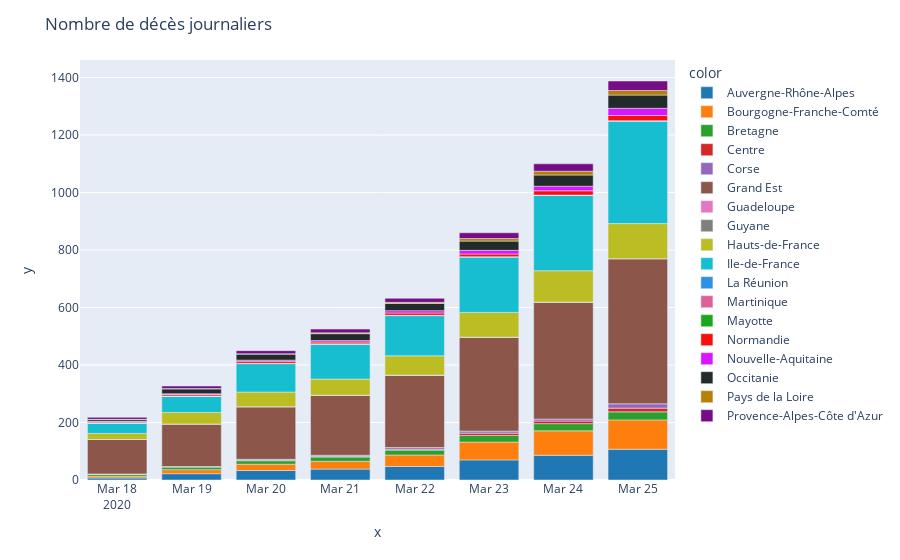

Notebook cell for this chart:
### Code cell
fig = px.bar(x=df_region['jour'], y = df_region['dc'], color=df_region["regionName"], color_discrete_sequence=colors)
fig.update_layout(
    title_text='Nombre de décès journaliers'
)
fig.show()
df_region[df_region["regionName"] == "Auvergne-Rhône-Alpes"]

### Figure 1 — Plotly figure (JSON) as saved in the notebook; plotly's stock layout.template omitted (floating-point values rounded to 4 significant figures)
{"data": [{"alignmentgroup": "True", "hoverlabel": {"namelength": 0}, "hovertemplate": "color=Auvergne-Rhône-Alpes<br>x=%{x}<br>y=%{y}", "legendgroup": "Auvergne-Rhône-Alpes", "marker": {"color": "#1F77B4"}, "name": "Auvergne-Rhône-Alpes", "offsetgroup": "Auvergne-Rhône-Alpes", "orientation": "v", "showlegend": true, "textposition": "auto", "type": "bar", "x": ["2020-03-18", "2020-03-19", "2020-03-20", "2020-03-21", "2020-03-22", "2020-03-23", "2020-03-24", "2020-03-25"], "xaxis": "x", "y": [7, 22, 33, 38, 47, 70, 86, 107], "yaxis": "y"}, {"alignmentgroup": "True", "hoverlabel": {"namelength": 0}, "hovertemplate": "color=Bourgogne-Franche-Comté<br>x=%{x}<br>y=%{y}", "legendgroup": "Bourgogne-Franche-Comté", "marker": {"color": "#FF7F0E"}, "name": "Bourgogne-Franche-Comté", "offsetgroup": "Bourgogne-Franche-Comté", "orientation": "v", "showlegend": true, "textposition": "auto", "type": "bar", "x": ["2020-03-18", "2020-03-19", "2020-03-20", "2020-03-21", "2020-03-22", "2020-03-23", "2020-03-24", "2020-03-25"], "xaxis": "x", "y": [6, 14, 22, 27, 40, 62, 85, 102], "yaxis": "y"}, {"alignmentgroup": "True", "hoverlabel": {"namelength": 0}, "hovertemplate": "color=Bretagne<br>x=%{x}<br>y=%{y}", "legendgroup": "Bretagne", "marker": {"color": "#2CA02C"}, "name": "Bretagne", "offsetgroup": "Bretagne", "orientation": "v", "showlegend": true, "textposition": "auto", "type": "bar", "x": ["2020-03-18", "2020-03-19", "2020-03-20", "2020-03-21", "2020-03-22", "2020-03-23", "2020-03-24", "2020-03-25"], "xaxis": "x", "y": [7, 9, 12, 15, 17, 23, 25, 28], "yaxis": "y"}, {"alignmentgroup": "True", "hoverlabel": {"namelength": 0}, "hovertemplate": "color=Centre<br>x=%{x}<br>y=%{y}", "legendgroup": "Centre", "marker": {"color": "#D62728"}, "name": "Centre", "offsetgroup": "Centre", "orientation": "v", "showlegend": true, "textposition": "auto", "type": "bar", "x": ["2020-03-18", "2020-03-19", "2020-03-20", "2020-03-21", "2020-03-22", "2020-03-23", "2020-03-24", "2020-03-25"], "xaxis": "x", "y": [1, 1, 2, 2, 3, 8, 9, 13], "yaxis": "y"}, {"alignmentgroup": "True", "hoverlabel": {"namelength": 0}, "hovertemplate": "color=Corse<br>x=%{x}<br>y=%{y}", "legendgroup": "Corse", "marker": {"color": "#9467BD"}, "name": "Corse", "offsetgroup": "Corse", "orientation": "v", "showlegend": true, "textposition": "auto", "type": "bar", "x": ["2020-03-18", "2020-03-19", "2020-03-20", "2020-03-21", "2020-03-22", "2020-03-23", "2020-03-24", "2020-03-25"], "xaxis": "x", "y": [0, 1, 3, 4, 6, 7, 7, 15], "yaxis": "y"}, {"alignmentgroup": "True", "hoverlabel": {"namelength": 0}, "hovertemplate": "color=Grand Est<br>x=%{x}<br>y=%{y}", "legendgroup": "Grand Est", "marker": {"color": "#8C564B"}, "name": "Grand Est", "offsetgroup": "Grand Est", "orientation": "v", "showlegend": true, "textposition": "auto", "type": "bar", "x": ["2020-03-18", "2020-03-19", "2020-03-20", "2020-03-21", "2020-03-22", "2020-03-23", "2020-03-24", "2020-03-25"], "xaxis": "x", "y": [120, 148, 183, 209, 252, 327, 407, 505], "yaxis": "y"}, {"alignmentgroup": "True", "hoverlabel": {"namelength": 0}, "hovertemplate": "color=Guadeloupe<br>x=%{x}<br>y=%{y}", "legendgroup": "Guadeloupe", "marker": {"color": "#E377C2"}, "name": "Guadeloupe", "offsetgroup": "Guadeloupe", "orientation": "v", "showlegend": true, "textposition": "auto", "type": "bar", "x": ["2020-03-18", "2020-03-19", "2020-03-20", "2020-03-21", "2020-03-22", "2020-03-23", "2020-03-24", "2020-03-25"], "xaxis": "x", "y": [0, 0, 0, 0, 0, 0, 0, 0], "yaxis": "y"}, {"alignmentgroup": "True", "hoverlabel": {"namelength": 0}, "hovertemplate": "color=Guyane<br>x=%{x}<br>y=%{y}", "legendgroup": "Guyane", "marker": {"color": "#7F7F7F"}, "name": "Guyane", "offsetgroup": "Guyane", "orientation": "v", "showlegend": true, "textposition": "auto", "type": "bar", "x": ["2020-03-18", "2020-03-19", "2020-03-20", "2020-03-21", "2020-03-22", "2020-03-23", "2020-03-24", "2020-03-25"], "xaxis": "x", "y": [0, 0, 0, 0, 0, 0, 0, 0], "yaxis": "y"}, {"alignmentgroup": "True", "hoverlabel": {"namelength": 0}, "hovertemplate": "color=Hauts-de-France<br>x=%{x}<br>y=%{y}", "legendgroup": "Hauts-de-France", "marker": {"color": "#BCBD22"}, "name": "Hauts-de-France", "offsetgroup": "Hauts-de-France", "orientation": "v", "showlegend": true, "textposition": "auto", "type": "bar", "x": ["2020-03-18", "2020-03-19", "2020-03-20", "2020-03-21", "2020-03-22", "2020-03-23", "2020-03-24", "2020-03-25"], "xaxis": "x", "y": [21, 40, 51, 56, 67, 86, 109, 122], "yaxis": "y"}, {"alignmentgroup": "True", "hoverlabel": {"namelength": 0}, "hovertemplate": "color=Ile-de-France<br>x=%{x}<br>y=%{y}", "legendgroup": "Ile-de-France", "marker": {"color": "#17BECF"}, "name": "Ile-de-France", "offsetgroup": "Ile-de-France", "orientation": "v", "showlegend": true, "textposition": "auto", "type": "bar", "x": ["2020-03-18", "2020-03-19", "2020-03-20", "2020-03-21", "2020-03-22", "2020-03-23", "2020-03-24", "2020-03-25"], "xaxis": "x", "y": [36, 56, 99, 122, 140, 193, 262, 357], "yaxis": "y"}, {"alignmentgroup": "True", "hoverlabel": {"namelength": 0}, "hovertemplate": "color=La Réunion<br>x=%{x}<br>y=%{y}", "legendgroup": "La Réunion", "marker": {"color": "#2E91E5"}, "name": "La Réunion", "offsetgroup": "La Réunion", "orientation": "v", "showlegend": true, "textposition": "auto", "type": "bar", "x": ["2020-03-18", "2020-03-19", "2020-03-20", "2020-03-21", "2020-03-22", "2020-03-23", "2020-03-24", "2020-03-25"], "xaxis": "x", "y": [0, 0, 0, 0, 0, 0, 0, 0], "yaxis": "y"}, {"alignmentgroup": "True", "hoverlabel": {"namelength": 0}, "hovertemplate": "color=Martinique<br>x=%{x}<br>y=%{y}", "legendgroup": "Martinique", "marker": {"color": "#E15F99"}, "name": "Martinique", "offsetgroup": "Martinique", "orientation": "v", "showlegend": true, "textposition": "auto", "type": "bar", "x": ["2020-03-18", "2020-03-19", "2020-03-20", "2020-03-21", "2020-03-22", "2020-03-23", "2020-03-24", "2020-03-25"], "xaxis": "x", "y": [1, 1, 1, 1, 1, 1, 1, 1], "yaxis": "y"}, {"alignmentgroup": "True", "hoverlabel": {"namelength": 0}, "hovertemplate": "color=Mayotte<br>x=%{x}<br>y=%{y}", "legendgroup": "Mayotte", "marker": {"color": "#1CA71C"}, "name": "Mayotte", "offsetgroup": "Mayotte", "orientation": "v", "showlegend": true, "textposition": "auto", "type": "bar", "x": ["2020-03-18", "2020-03-19", "2020-03-20", "2020-03-21", "2020-03-22", "2020-03-23", "2020-03-24", "2020-03-25"], "xaxis": "x", "y": [0, 0, 0, 0, 0, 0, 0, 0], "yaxis": "y"}, {"alignmentgroup": "True", "hoverlabel": {"namelength": 0}, "hovertemplate": "color=Normandie<br>x=%{x}<br>y=%{y}", "legendgroup": "Normandie", "marker": {"color": "#FB0D0D"}, "name": "Normandie", "offsetgroup": "Normandie", "orientation": "v", "showlegend": true, "textposition": "auto", "type": "bar", "x": ["2020-03-18", "2020-03-19", "2020-03-20", "2020-03-21", "2020-03-22", "2020-03-23", "2020-03-24", "2020-03-25"], "xaxis": "x", "y": [3, 5, 7, 6, 8, 9, 15, 18], "yaxis": "y"}, {"alignmentgroup": "True", "hoverlabel": {"namelength": 0}, "hovertemplate": "color=Nouvelle-Aquitaine<br>x=%{x}<br>y=%{y}", "legendgroup": "Nouvelle-Aquitaine", "marker": {"color": "#DA16FF"}, "name": "Nouvelle-Aquitaine", "offsetgroup": "Nouvelle-Aquitaine", "orientation": "v", "showlegend": true, "textposition": "auto", "type": "bar", "x": ["2020-03-18", "2020-03-19", "2020-03-20", "2020-03-21", "2020-03-22", "2020-03-23", "2020-03-24", "2020-03-25"], "xaxis": "x", "y": [2, 3, 4, 5, 8, 13, 16, 25], "yaxis": "y"}, {"alignmentgroup": "True", "hoverlabel": {"namelength": 0}, "hovertemplate": "color=Occitanie<br>x=%{x}<br>y=%{y}", "legendgroup": "Occitanie", "marker": {"color": "#222A2A"}, "name": "Occitanie", "offsetgroup": "Occitanie", "orientation": "v", "showlegend": true, "textposition": "auto", "type": "bar", "x": ["2020-03-18", "2020-03-19", "2020-03-20", "2020-03-21", "2020-03-22", "2020-03-23", "2020-03-24", "2020-03-25"], "xaxis": "x", "y": [6, 17, 21, 24, 25, 32, 39, 46], "yaxis": "y"}, {"alignmentgroup": "True", "hoverlabel": {"namelength": 0}, "hovertemplate": "color=Pays de la Loire<br>x=%{x}<br>y=%{y}", "legendgroup": "Pays de la Loire", "marker": {"color": "#B68100"}, "name": "Pays de la Loire", "offsetgroup": "Pays de la Loire", "orientation": "v", "showlegend": true, "textposition": "auto", "type": "bar", "x": ["2020-03-18", "2020-03-19", "2020-03-20", "2020-03-21", "2020-03-22", "2020-03-23", "2020-03-24", "2020-03-25"], "xaxis": "x", "y": [1, 1, 1, 3, 4, 9, 13, 16], "yaxis": "y"}, {"alignmentgroup": "True", "hoverlabel": {"namelength": 0}, "hovertemplate": "color=Provence-Alpes-Côte d'Azur<br>x=%{x}<br>y=%{y}", "legendgroup": "Provence-Alpes-Côte d'Azur", "marker": {"color": "#750D86"}, "name": "Provence-Alpes-Côte d'Azur", "offsetgroup": "Provence-Alpes-Côte d'Azur", "orientation": "v", "showlegend": true, "textposition": "auto", "type": "bar", "x": ["2020-03-18", "2020-03-19", "2020-03-20", "2020-03-21", "2020-03-22", "2020-03-23", "2020-03-24", "2020-03-25"], "xaxis": "x", "y": [7, 9, 11, 13, 14, 20, 26, 33], "yaxis": "y"}], "layout": {"barmode": "relative", "legend": {"title": {"text": "color"}, "tracegroupgap": 0}, "margin": {"t": 60}, "title": {"text": "Nombre de décès journaliers"}, "xaxis": {"anchor": "y", "domain": [0, 1], "title": {"text": "x"}}, "yaxis": {"anchor": "x", "domain": [0, 1], "title": {"text": "y"}}}}
